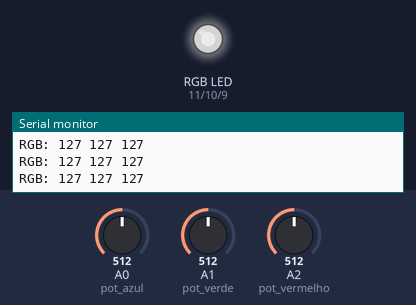
A sketch run on a simulated Arduino Uno, built with avr-gcc and run on an emulated ATmega328P. Shown: an RGB LED mixed from three pins (HIGH = lit), the last lines printed to the serial monitor. The test bench sets the inputs (shaded band); at power-on: A0 (pot_azul) = 512, A1 (pot_verde) = 512, A2 (pot_vermelho) = 512. Dim RGB values are drawn brighter than linear.

Above: at 1.2 s.
1.3 s: A0 (pot_azul) set to 417
At 2.3 s:
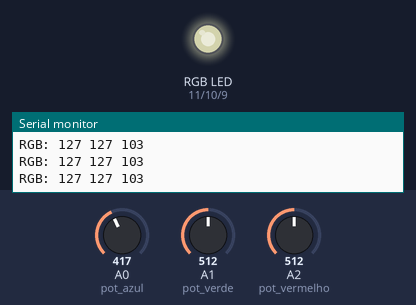
4.3 s: A0 (pot_azul) set to 387
At 5.6 s:
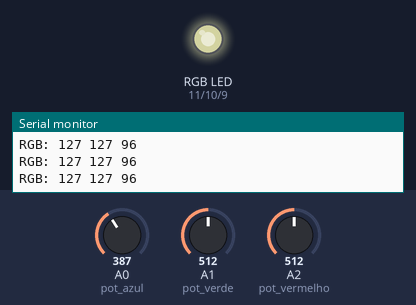
7.3 s: A1 (pot_verde) set to 419
At 8.5 s:
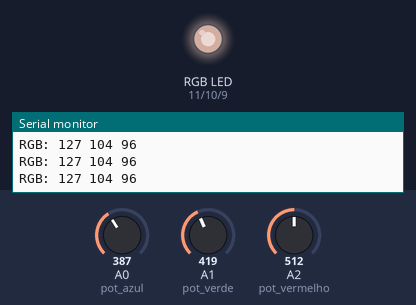
8.8 s: A1 (pot_verde) set to 384
At 9.8 s:
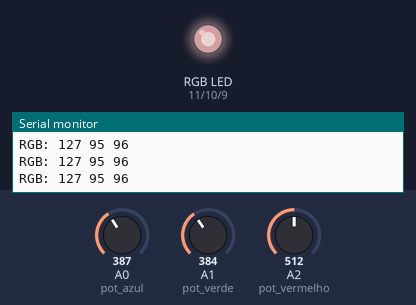
10.3 s: A2 (pot_vermelho) set to 409
At 10.9 s:
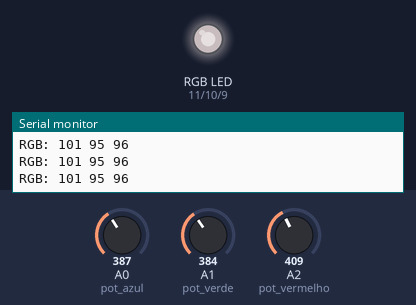
11.8 s: A2 (pot_vermelho) set to 385
At 12.5 s:
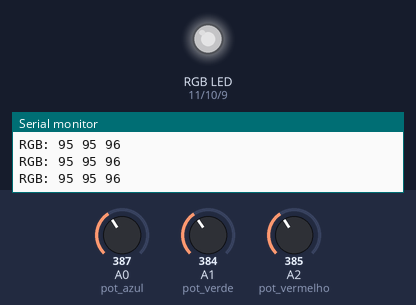
Timing chart, 0 to 14.3 s (numbered marks = the images above; inputs shaded):
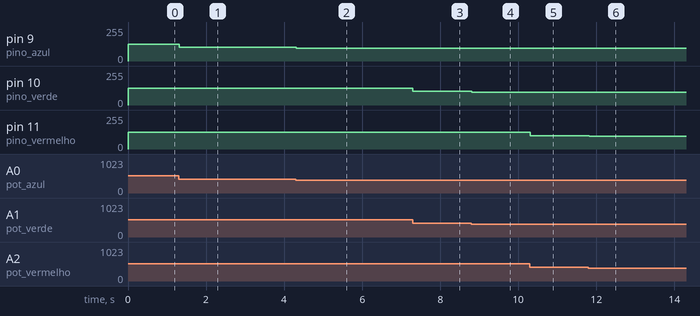

Measured:
- after the input at 1.3 s, pin 9 (pino_azul): 127/255 → 103/255 at once
- after the input at 4.3 s, pin 9 (pino_azul): 103/255 → 96/255 at once
- after the input at 7.3 s, pin 10 (pino_verde): 127/255 → 104/255 at once
- after the input at 8.8 s, pin 10 (pino_verde): 104/255 → 95/255 at once
- after the input at 10.3 s, pin 11 (pino_vermelho): 127/255 → 101/255 at once
- after the input at 11.8 s, pin 11 (pino_vermelho): 101/255 → 95/255 at once

The sketch:

LED-RGB-controlado-com-3-potenciometros.ino
```cpp
//pinos das cores do led rgb, eles devem ser conectados aos pinos PWM
 const int pino_vermelho = 11;
 const int pino_verde = 10;
 const int pino_azul = 9;
//pinos analógicos dos potenciômetros
 const int pot_azul = A0;
 const int pot_verde = A1;
 const int pot_vermelho = A2;
// variáveis para operações
int lp1;
int lp2;
int lp3;
int vermelho;
int azul;
int verde;
void setup() {
  Serial.begin(9600);

}

void loop() {
  //leitura dos potenciômetros
  lp1 = analogRead(pot_azul);
  lp2 = analogRead(pot_verde);
  lp3 = analogRead(pot_vermelho);

// converter os valores da leitura analógica 0-1023 para 0-255
  azul = map(lp1,0,1023,0,255);
  verde = map(lp2,0,1023,0,255);
  vermelho = map(lp3,0,1023,0,255);

// inserir esses valores nos pinos
   analogWrite(pino_azul, azul);
   analogWrite(pino_verde, verde);
   analogWrite(pino_vermelho, vermelho);

// mostrar os valores rgb no serial monitor
Serial.print("RGB: ");
Serial.print(vermelho);
Serial.print(" ");
Serial.print(verde);
Serial.print(" ");
Serial.println(azul);

}
```
